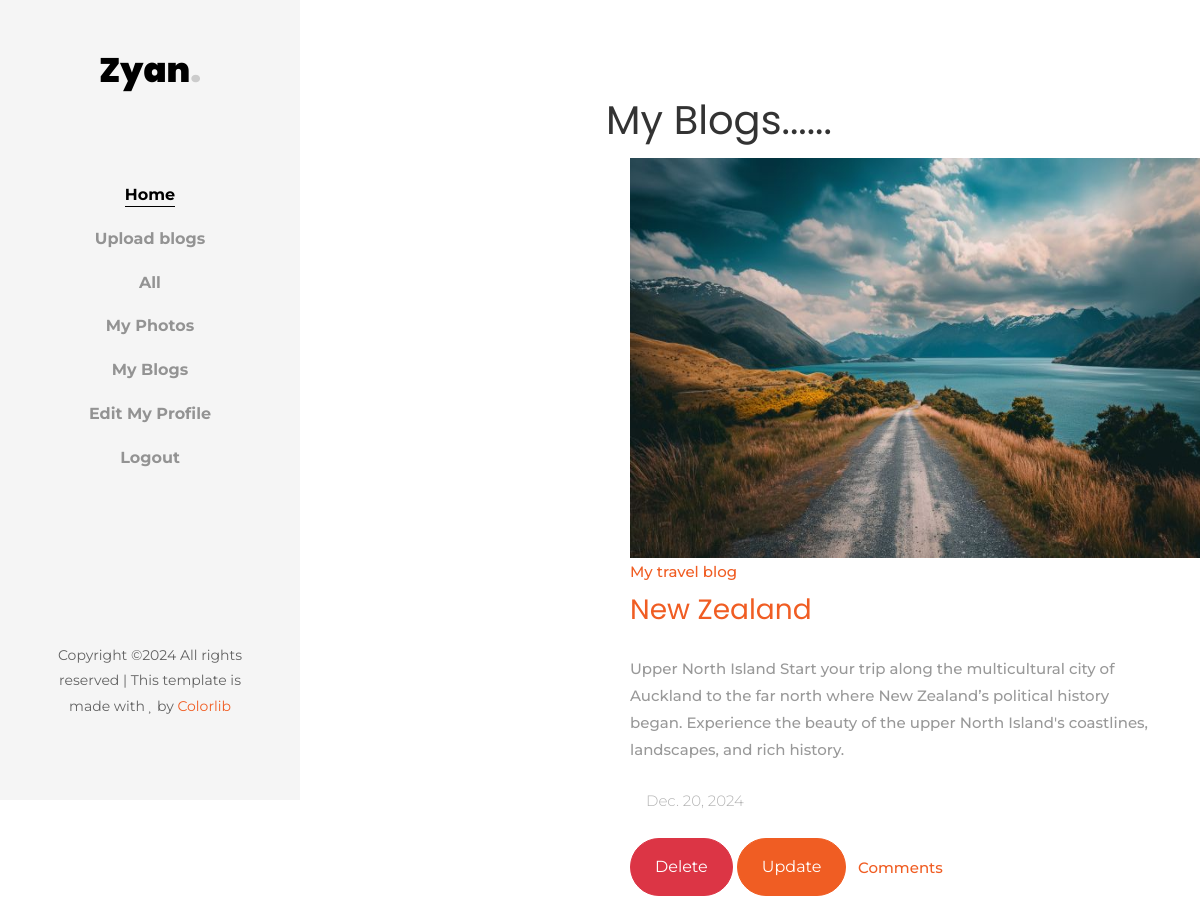
The app's page /User/profile/ (signed in) with its own data.
### User/models.py (models this page shows, shortened)
class Registration(models.Model):
    username=models.CharField(max_length=200)
    firstname=models.CharField(max_length=200)
    lastname=models.CharField(max_length=200)
    email=models.CharField(max_length=200)
    photo=models.ImageField(upload_to='book_media')
    contact=models.IntegerField()
    password1=models.CharField(max_length=200)
    password2=models.CharField(max_length=200)

class Blog(models.Model):
    title = models.CharField(max_length=200)
    description = models.CharField(max_length=1000)
    userid=models.ForeignKey(Registration,on_delete=models.CASCADE)
    blog_images=models.ImageField(upload_to='book_media')
    Date = models.DateField(default=date.today)

### User/views.py (the view)
# urls.py: path('profile/', views.profile, name='profile'),
def profile(request):
    if 'username' not in request.session:
        return redirect('login')
    username = request.session['username']
    user = get_object_or_404(Registration, username=username)
    blogs = Blog.objects.filter(userid=user)
    for blog in blogs:
        print(blog.title, blog.description, blog.blog_images, blog.Date)
    return render(request, 'User/profile.html', {'blogs': blogs, 'user': user})

### Templates/User/profile.html (shortened to what this page needs)
<!DOCTYPE html>
{% include 'User/user_view.html' %}
{% load static %}
<html lang="en">
  <head>
    <link rel="stylesheet" href="{% static 'User/home/css/open-iconic-bootstrap.min.css' %}">
    <link rel="stylesheet" href="{% static 'User/home/css/animate.css' %}">
    <link rel="stylesheet" href="{% static 'User/home/css/owl.carousel.min.css' %}">
    <link rel="stylesheet" href="{% static 'User/home/css/owl.theme.default.min.css' %}">
    <link rel="stylesheet" href="{% static 'User/home/css/magnific-popup.css' %}">
    <link rel="stylesheet" href="{% static 'User/home/css/aos.css' %}">
    <link rel="stylesheet" href="{% static 'User/home/css/ionicons.min.css' %}">
    <link rel="stylesheet" href="{% static 'User/home/css/bootstrap-datepicker.css' %}">
    <link rel="stylesheet" href="{% static 'User/home/css/jquery.timepicker.css' %}">
    <link rel="stylesheet" href="{% static 'User/home/css/flaticon.css' %}">
    <link rel="stylesheet" href="{% static 'User/home/css/icomoon.css' %}">
    <link rel="stylesheet" href="{% static 'User/home/css/style.css' %}">
  </head>
  <body>
	<div id="colorlib-page">
		<div id="colorlib-main">
			<section class="ftco-section">
	    	<div class="container">
	    		<div class="row">
	    			<div class="col-lg-12">
                        <h1>My Blogs......</h1>
	    				<div class="row">
                            {% for blog in blogs %}
	    					<div class="col-md-12">
	    						<div class="blog-entry ftco-animate">
	    							<img src="{{blog.blog_images.url}}" alt="" style="width:600px; height:400px;>
	    							<div class="text pt-2 mt-3">
					          	<span class="category mb-1 d-block"><a href="#">My travel blog</a></span>
				              <h3 class="mb-4"><a href="#">{{ blog.title }}</a></h3>
				              <p class="mb-4">{{ blog.description }}</p>
				              <div class="author mb-4 d-flex align-items-center">
				            		<div class="ml-3 info">
				            			 <span>{{ blog.Date }}</span></h3>
				            		</div>
				            	</div>
				              <div class="meta-wrap d-md-flex align-items-center">
				              	<div class="half order-md-last text-md-right">
					              	<p class="meta">
                                        <span><i class="icon-comment"></i><a href="{% url 'view_comments' blog.id %}" >Comments</a></span>
					              	</p>
				              	</div>
				              	<div class="half">
					              	<p><a href="{% url 'delete' blog.id %}" class="btn btn-danger p-3 px-xl-4 py-xl-3">Delete</a>
                                    <a href="{% url 'updateblog' blog.id %}" class="btn btn-primary p-3 px-xl-4 py-xl-3">Update</a></p>
				              	</div>
				              </div>
				            </div>
	    						</div>
	    					</div>
                            {% endfor %}
	    				</div>
	    			</div>
	    		</div>
  </body>
</html>

### Templates/User/user_view.html (shortened to what this page needs)
<!DOCTYPE html>
{% load static %}
<html lang="en">
  <head>
    <link rel="stylesheet" href="{% static 'User/home/css/open-iconic-bootstrap.min.css' %}">
    <link rel="stylesheet" href="{% static 'User/home/css/animate.css' %}">
    <link rel="stylesheet" href="{% static 'User/home/css/owl.carousel.min.css' %}">
    <link rel="stylesheet" href="{% static 'User/home/css/owl.theme.default.min.css' %}">
    <link rel="stylesheet" href="{% static 'User/home/css/magnific-popup.css' %}">
    <link rel="stylesheet" href="{% static 'User/home/css/aos.css' %}">
    <link rel="stylesheet" href="{% static 'User/home/css/ionicons.min.css' %}">
    <link rel="stylesheet" href="{% static 'User/home/css/bootstrap-datepicker.css' %}">
    <link rel="stylesheet" href="{% static 'User/home/css/jquery.timepicker.css' %}">
    <link rel="stylesheet" href="{% static 'User/home/css/flaticon.css' %}">
    <link rel="stylesheet" href="{% static 'User/home/css/icomoon.css' %}">
    <link rel="stylesheet" href="{% static 'User/home/css/style.css' %}">
  </head>
  <body>
	<div id="colorlib-page">
		<aside id="colorlib-aside" role="complementary" class="js-fullheight text-center">
			<h1 id="colorlib-logo"><a href="index.html">{{ user.username}}<span>.</span></a></h1>
			<nav id="colorlib-main-menu" role="navigation">
				<ul>
					<li class="colorlib-active"><a href="{% url 'userhome' %}">Home</a></li>
					<li><a href="{% url 'uploadblogs' %}">Upload blogs</a></li>
					<li><a href="{% url 'blogs' %}">All</a></li>
					<li><a href="{% url 'photo' %}">My Photos</a></li>
					<li><a href="{% url 'profile' %}">My Blogs</a></li>
                    <li><a href="{% url 'updateprofile' %}">Edit My Profile</a></li>
                    <li><a href="{% url 'logout' %}">Logout</a></li>
				</ul>
			</nav>
			<div class="colorlib-footer">
				<p>
			  Copyright &copy;<script>document.write(new Date().getFullYear());</script> All rights reserved | This template is made with <i class="icon-heart" aria-hidden="true"></i> by <a href="https://colorlib.com" target="_blank">Colorlib</a>
				<ul>
					<li><a href="#"><i class="icon-facebook"></i></a></li>
					<li><a href="#"><i class="icon-twitter"></i></a></li>
					<li><a href="#"><i class="icon-instagram"></i></a></li>
					<li><a href="#"><i class="icon-linkedin"></i></a></li>
				</ul>
			</div>
		</aside>
  </body>
</html>

### static/User/home/css/icomoon.css (style rules this page uses)
[class^="icon-"], [class*=" icon-"] { font-family: 'icomoon' !important; speak: none; font-style: normal; font-weight: normal; font-variant: normal; text-transform: none; line-height: 1; -webkit-font-smoothing: antialiased; -moz-osx-font-smoothing: grayscale; }
.icon-heart:before { content: "\f004"; }
.icon-comment:before { content: "\f075"; }
.icon-twitter:before { content: "\f099"; }
.icon-facebook:before { content: "\f09a"; }
.icon-linkedin:before { content: "\f0e1"; }
.icon-instagram:before { content: "\f16d"; }

### records on screen
Registration: username "Zyan"
Blog: blog_images (picture), title "New Zealand", description "Upper North Island Start your trip along the multicultural city of Auckland to the far north where New Zealand’s political history began. Experience the beauty of the upper North Island's coastlines, landscapes, and rich history.", Date "Dec. 20, 2024"
